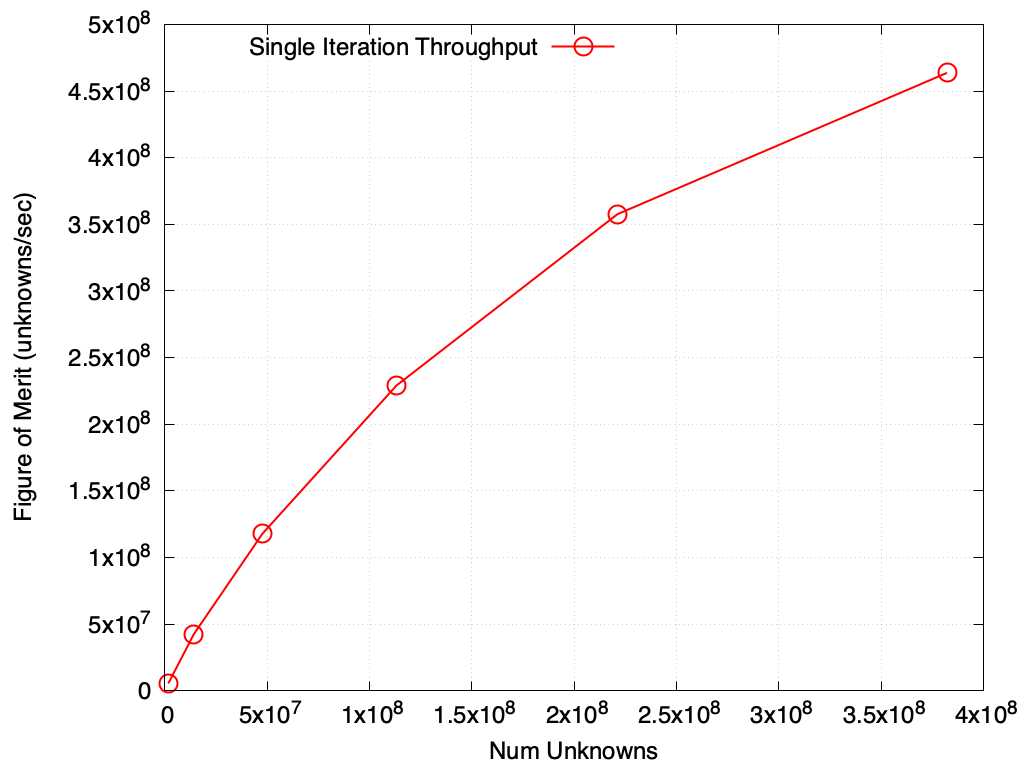

This figure's gnuplot source:
#!/usr/bin/gnuplot
set terminal pngcairo enhanced size 1024, 768 dashed font 'Helvetica,18'
set output "spp1_throughput_V100.png"

# no title needed since we will caption the figure
#set title "Power9/V100 single GPU throughput as a function of problem size" font "serif,22"
set xlabel "Num Unknowns"
set ylabel "Figure of Merit (unknowns/sec)"

# allow autoscaling
#set xrange [1:128]
set key left top

# linear axes for throughput plots
#set logscale x 2
#set logscale y 2

set grid
show grid

set datafile separator comma
set key autotitle columnheader

set style line 1 linetype 6 dashtype 1 linecolor rgb "#FF0000" linewidth 2 pointtype 6 pointsize 3
set style line 2 linetype 1 dashtype 2 linecolor rgb "#FF0000" linewidth 2

plot "spp1_throughput_V100.csv" using 1:2 with linespoints linestyle 1

